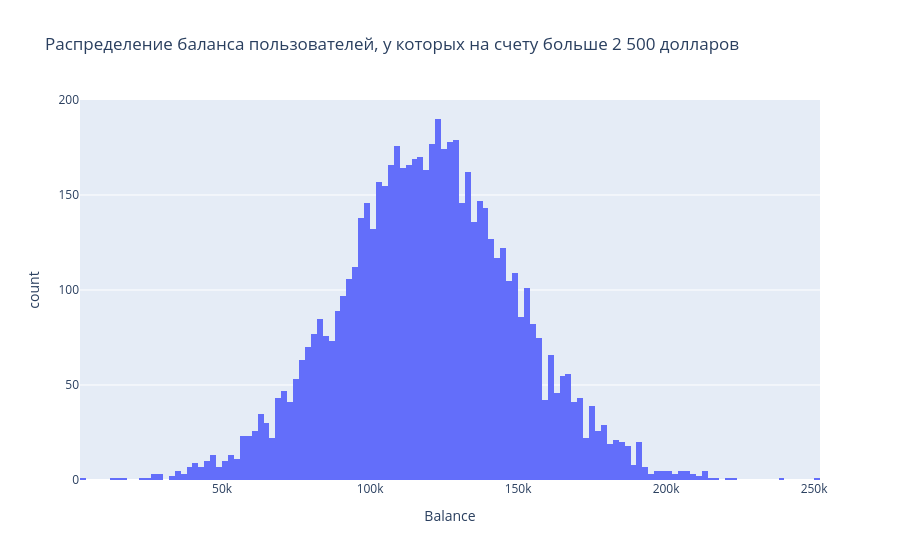

The cell this chart's notebook holds for it:
### Markdown cell above
Комментарий: лояльных клиентов почти в 4 раза больше чем ушедших.

### Code cell
fig = px.histogram(churn_data[churn_data['Balance'] > 2500], x = 'Balance', title = 'Распределение баланса пользователей, у которых на счету больше 2 500 долларов')
fig.show()

### Figure 1 — Plotly figure (JSON) as saved in the notebook; plotly's stock layout.template omitted (floating-point values rounded to 4 significant figures; data arrays with more than 128 entries replaced by an {"elided": "..."} marker saying what was removed)
{"data": [{"bingroup": "x", "hovertemplate": "Balance=%{x}<br>count=%{y}<extra></extra>", "legendgroup": "", "marker": {"color": "#636efa", "pattern": {"shape": ""}}, "name": "", "orientation": "v", "showlegend": false, "type": "histogram", "x": {"elided": "6383 float values"}, "xaxis": "x", "yaxis": "y"}], "layout": {"barmode": "relative", "legend": {"tracegroupgap": 0}, "title": {"text": "Распределение баланса пользователей, у которых на счету больше 2 500 долларов"}, "xaxis": {"anchor": "y", "domain": [0, 1], "title": {"text": "Balance"}}, "yaxis": {"anchor": "x", "domain": [0, 1], "title": {"text": "count"}}}}
